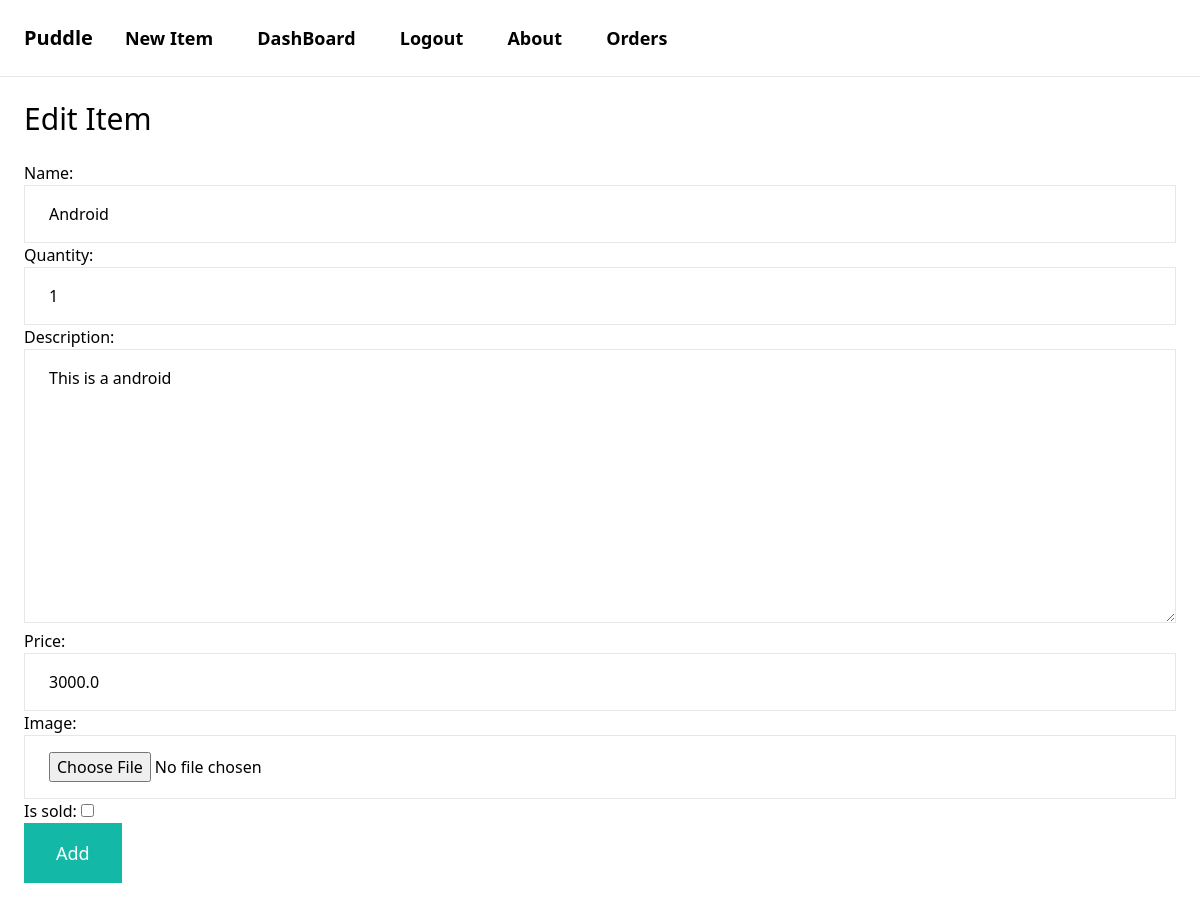
The page /item/6/edit/ (signed in) on the database as committed earlier.
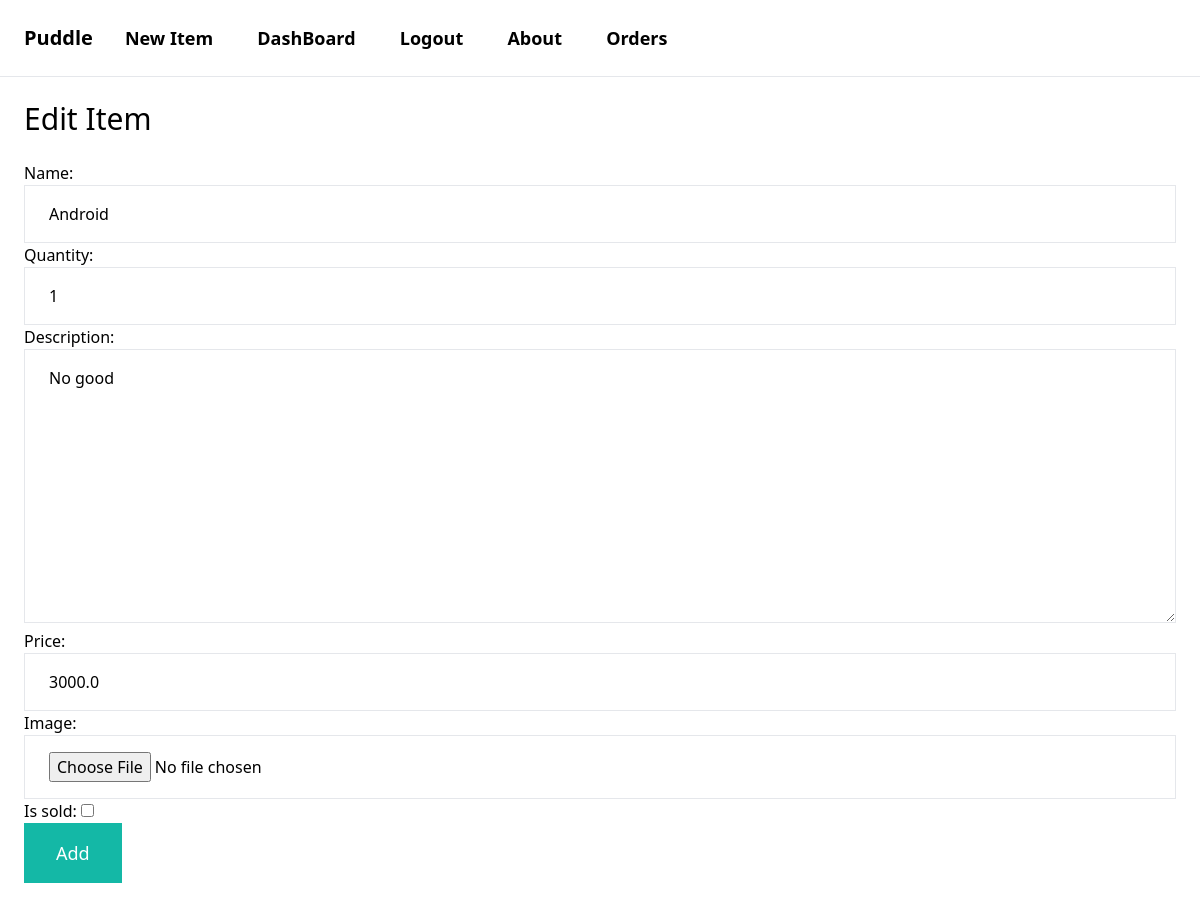
The same page on the database as committed later.
### item/models.py (models this page shows, shortened)
class Item(models.Model):
    catagory = models.ForeignKey(Catagory, related_name='items', on_delete=models.CASCADE)
    name = models.CharField(max_length=200)
    description = models.TextField(blank=True, null=True)
    price = models.FloatField()
    image = models.ImageField(upload_to='item_images', blank=True, null=True)
    quantity = models.IntegerField(default=1)
    is_sold = models.BooleanField(default=False)
    created_by = models.ForeignKey(User, related_name='items', on_delete=models.CASCADE)
    created_at = models.DateTimeField(auto_now_add=True)

### item/views.py (the view)
# urls.py: path('<int:pk>/edit/', views.edit , name='edit' ),
@login_required
def edit(request, pk):
    item = get_object_or_404(Item, pk=pk, created_by = request.user)
    if request.method == 'POST':
        form = EditItemForm(request.POST, request.FILES, instance=item)
        if form.is_valid():
            form.save()
            return redirect('item:detail' , pk=item.id)
    else:
        form = EditItemForm(instance=item)
    context = {'form' : form , 'title' : 'Edit Item'}
    return render(request,'item/form.html', context)

### item/forms.py
class EditItemForm(forms.ModelForm):
    class Meta:
        model = Item
        fields = ('name' ,'quantity',  'description' , 'price', 'image', 'is_sold')
        widgets = {
            'name' : forms.TextInput(attrs={
                'class' : INPUT_CLASSES
            }),
            'quantity' : forms.NumberInput(attrs={
                'class' : INPUT_CLASSES
            }),
            'description' : forms.Textarea(attrs={
                'class' : INPUT_CLASSES
            }),
            'price' : forms.NumberInput(attrs={
                'class' : INPUT_CLASSES
            }),
            'image' : forms.FileInput(attrs={
                'class' : INPUT_CLASSES
            })
        }

### item/templates/item/form.html (shortened to what this page needs)
{% extends 'core/base.html' %}
{% block content %}
    <h1 class="mb-6 text-3xl">
        {{title}}
    </h1>
    <form action="" method="POST" enctype="multipart/form-data">
        <div class="spcae-y-4">
            {{form.as_p}}
        </div>
        <button class="py-4 px-8 text-lg bg-teal-500 hover:bg-teal-700 text-white" type="submit">Add</button>
    </form>
{% endblock %}

Rows that differ between the two databases and show on the page:
changed Item "Android": description "This is a android" → "No good"
